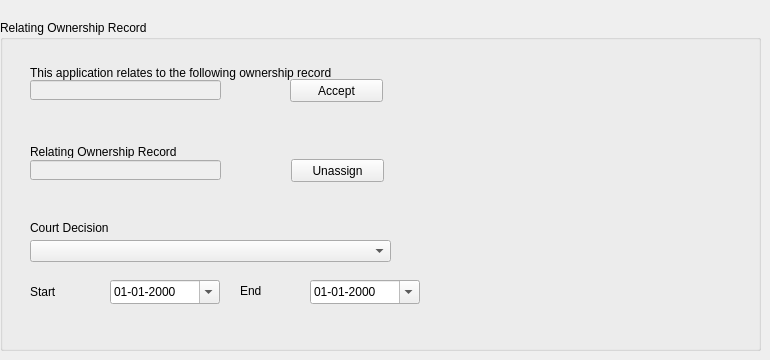
   <widget class="QWidget" name="relating_record_tab">
    <attribute name="title">
     <string>Relating Record</string>
    </attribute>
    <widget class="QGroupBox" name="relating_record_groupbox">
     <property name="geometry">
      <rect>
       <x>0</x>
       <y>20</y>
       <width>761</width>
       <height>331</height>
      </rect>
     </property>
     <property name="title">
      <string>Relating Ownership Record</string>
     </property>
     <widget class="QLineEdit" name="relating_accepted_record_edit">
      <property name="enabled">
       <bool>false</bool>
      </property>
      <property name="geometry">
       <rect>
        <x>30</x>
        <y>140</y>
        <width>191</width>
        <height>20</height>
       </rect>
      </property>
     </widget>
     <widget class="QLabel" name="label_75">
      <property name="geometry">
       <rect>
        <x>30</x>
        <y>45</y>
        <width>461</width>
        <height>16</height>
       </rect>
      </property>
      <property name="text">
       <string>This application relates to the following ownership record</string>
      </property>
     </widget>
     <widget class="QLabel" name="label_76">
      <property name="geometry">
       <rect>
        <x>30</x>
        <y>125</y>
        <width>250</width>
        <height>13</height>
       </rect>
      </property>
      <property name="text">
       <string>Relating Ownership Record</string>
      </property>
     </widget>
     <widget class="QLineEdit" name="relating_record_num_edit">
      <property name="enabled">
       <bool>false</bool>
      </property>
      <property name="geometry">
       <rect>
        <x>30</x>
        <y>60</y>
        <width>191</width>
        <height>20</height>
       </rect>
      </property>
     </widget>
     <widget class="QPushButton" name="unassign_record_button">
      <property name="geometry">
       <rect>
        <x>291</x>
        <y>139</y>
        <width>93</width>
        <height>23</height>
       </rect>
      </property>
      <property name="text">
       <string>Unassign</string>
      </property>
     </widget>
     <widget class="QPushButton" name="accept_relating_record_button">
      <property name="geometry">
       <rect>
        <x>290</x>
        <y>59</y>
        <width>93</width>
        <height>23</height>
       </rect>
      </property>
      <property name="text">
       <string>Accept</string>
      </property>
     </widget>
     <widget class="QComboBox" name="record_court_status_cbox">
      <property name="geometry">
       <rect>
        <x>30</x>
        <y>220</y>
        <width>361</width>
        <height>22</height>
       </rect>
      </property>
     </widget>
     <widget class="QLabel" name="record_court_decision_label">
      <property name="geometry">
       <rect>
        <x>30</x>
        <y>200</y>
        <width>451</width>
        <height>16</height>
       </rect>
      </property>
      <property name="text">
       <string>Court Decision</string>
      </property>
     </widget>
     <widget class="QDateEdit" name="record_court_start_date_edit">
      <property name="geometry">
       <rect>
        <x>110</x>
        <y>260</y>
        <width>110</width>
        <height>24</height>
       </rect>
      </property>
      <property name="displayFormat">
       <string>dd-MM-yyyy</string>
      </property>
      <property name="calendarPopup">
       <bool>true</bool>
      </property>
     </widget>
     <widget class="QLabel" name="record_court_end_label">
      <property name="geometry">
       <rect>
        <x>240</x>
        <y>263</y>
        <width>62</width>
        <height>16</height>
       </rect>
      </property>
      <property name="text">
       <string>End</string>
      </property>
     </widget>
     <widget class="QLabel" name="record_court_start_label">
      <property name="geometry">
       <rect>
        <x>30</x>
        <y>264</y>
        <width>71</width>
        <height>16</height>
       </rect>
      </property>
      <property name="text">
       <string>Start</string>
      </property>
     </widget>
     <widget class="QDateEdit" name="record_court_end_date_edit">
      <property name="geometry">
       <rect>
        <x>310</x>
        <y>260</y>
        <width>110</width>
        <height>24</height>
       </rect>
      </property>
      <property name="displayFormat">
       <string>dd-MM-yyyy</string>
      </property>
      <property name="calendarPopup">
       <bool>true</bool>
      </property>
     </widget>
    </widget>
   </widget>
